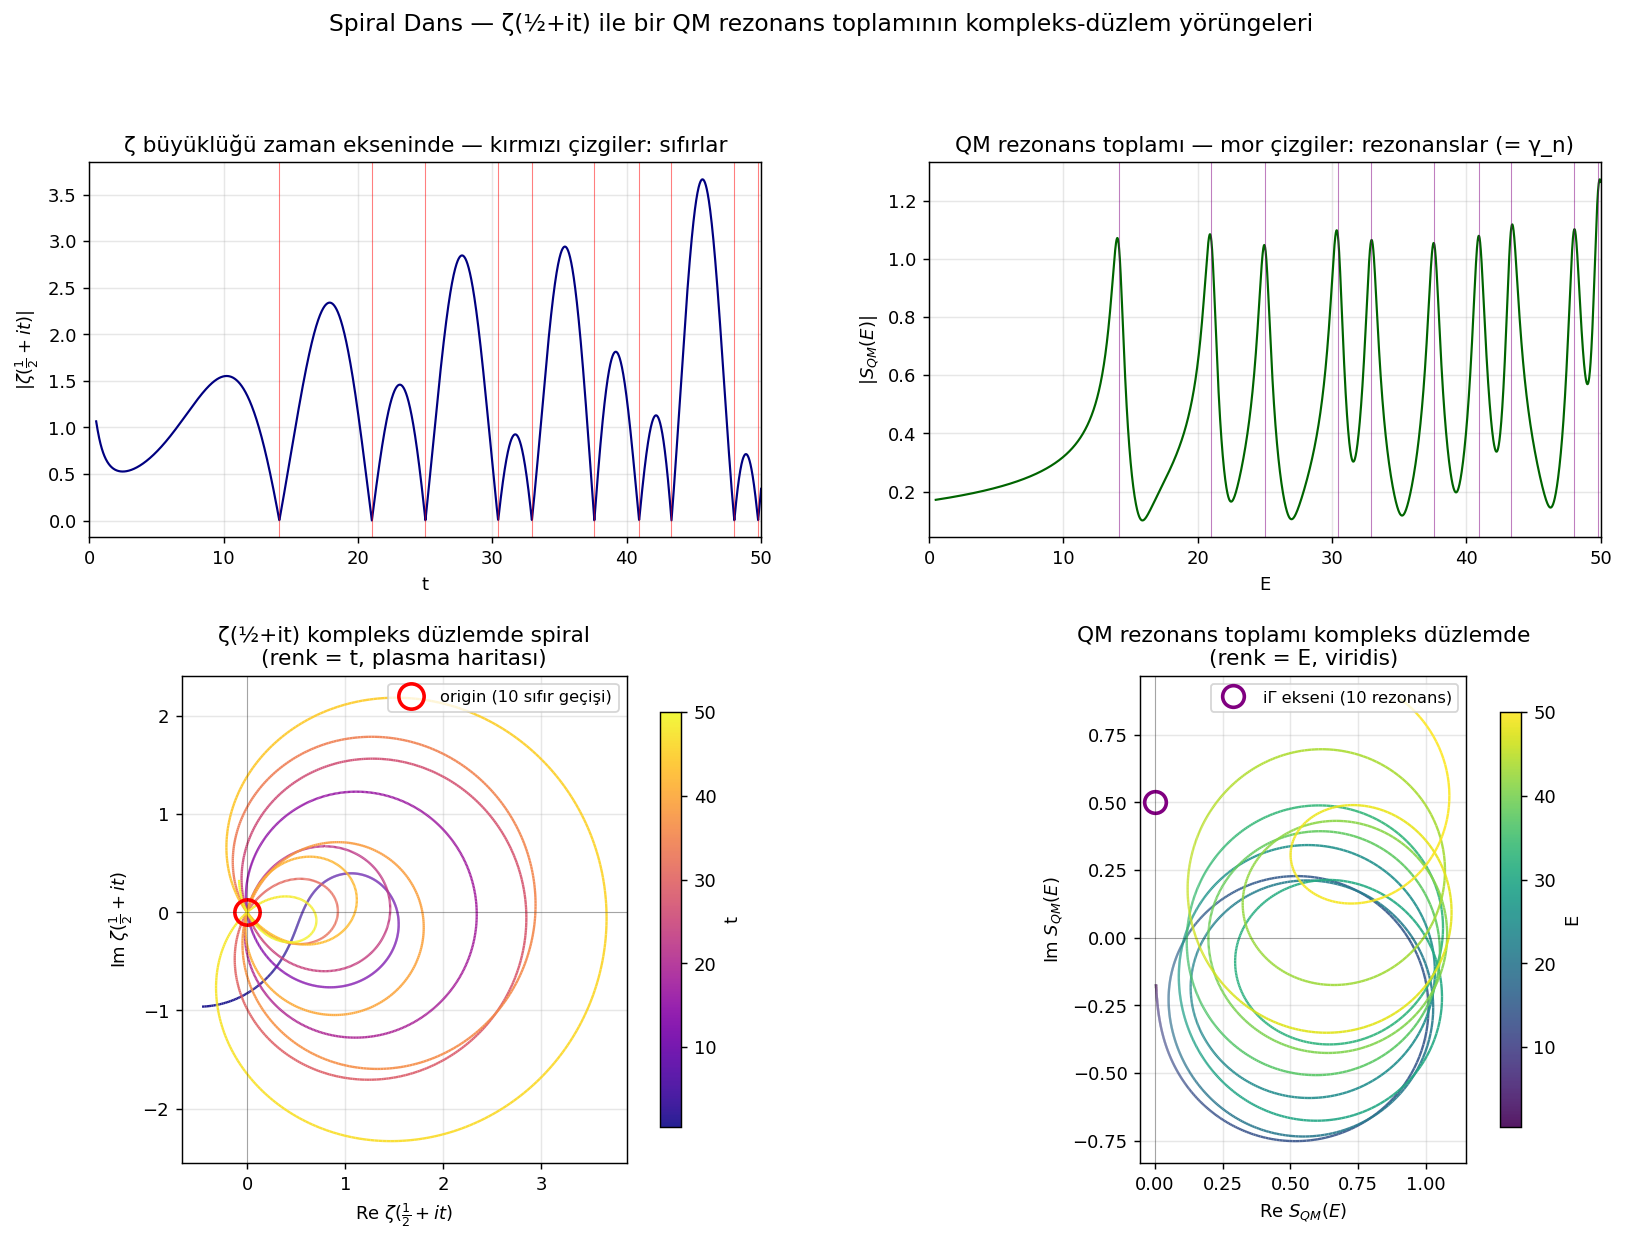

Write Python code to recreate this figure.
"""
QM × Riemann — Spiral Dans
============================

Sezgi: "İki sistem ikili düzlemde çalışıyor; ζ sıfırlarda spiral oluşturur,
QM dalga fonksiyonu da kompleks düzlemde dalga olarak yaşar."

Bu dosya iki şeyi yan yana koyar:

  (1) ζ(½+it) için t ∈ [0, 50] arasında kompleks değerin trajektorisi
      → her Riemann sıfırında origin'den geçer
      → |ζ| dalgalı: zirveler ↔ vadiler (sıfırlar)

  (2) QM bir kuzen: Lorentzian rezonans toplamı S(E) = Σ Γ/((E-Eₙ)+iΓ)
      (Eₙ pozisyonlarını ilk 10 Riemann γ'sından alıyoruz)
      → aynı topolojik yapı: zirveler her rezonansta, fazlar dolanıyor
"""

import numpy as np
import matplotlib.pyplot as plt
from matplotlib.collections import LineCollection
from pathlib import Path
import mpmath as mp

mp.mp.dps = 30  # yeterli hassasiyet

ROOT = Path(__file__).resolve().parent.parent
gamma = np.loadtxt(ROOT / "zeros_100k.txt")

# ============================================================
# (1) ζ(½+it) trajektorisi
# ============================================================
t_max = 50.0
N = 4000
t_grid = np.linspace(0.5, t_max, N)

print("ζ(½+it) hesaplanıyor (yüksek hassasiyet, dakikalar değil saniyeler)...")
zeta_vals = np.array([complex(mp.zeta(mp.mpc(0.5, tt))) for tt in t_grid])

# sıfırlar bu pencerede
zeros_in_window = gamma[gamma < t_max]
print(f"Pencere içindeki Riemann sıfırı sayısı: {len(zeros_in_window)}")
print(f"İlk birkaçı: {zeros_in_window[:5]}")

# ============================================================
# (2) QM analog: Lorentzian rezonans toplamı (ζ ile aynı sıfır yerlerinde)
# ============================================================
# S(E) = Σ_n  iΓ / ((E - E_n) + iΓ)   →  her E_n'de "kuantum rezonansı"
# E_n'i ilk 10 Riemann sıfırından alalım
E_res = zeros_in_window[:10]
Gamma = 0.5   # genişlik (zenginleşir → spiraller iç içe)

def S_qm(E):
    return np.sum(1j * Gamma / ((E - E_res) + 1j * Gamma))

S_vals = np.array([S_qm(tt) for tt in t_grid])

# ============================================================
# Plot — üç panel
# ============================================================
fig = plt.figure(figsize=(15, 10))
gs = fig.add_gridspec(2, 2, height_ratios=[1, 1.3], hspace=0.32, wspace=0.25)

# --- üst-sol: |ζ| zaman dilimi ---
ax_top_l = fig.add_subplot(gs[0, 0])
ax_top_l.plot(t_grid, np.abs(zeta_vals), color="navy", lw=1.2)
for z in zeros_in_window:
    ax_top_l.axvline(z, color="red", lw=0.6, alpha=0.5)
ax_top_l.set_xlim(0, t_max)
ax_top_l.set_xlabel("t")
ax_top_l.set_ylabel(r"$|\zeta(\frac{1}{2}+it)|$")
ax_top_l.set_title("ζ büyüklüğü zaman ekseninde — kırmızı çizgiler: sıfırlar")
ax_top_l.grid(alpha=0.3)

# --- üst-sağ: |S_qm| zaman dilimi ---
ax_top_r = fig.add_subplot(gs[0, 1])
ax_top_r.plot(t_grid, np.abs(S_vals), color="darkgreen", lw=1.2)
for z in E_res:
    ax_top_r.axvline(z, color="purple", lw=0.6, alpha=0.5)
ax_top_r.set_xlim(0, t_max)
ax_top_r.set_xlabel("E")
ax_top_r.set_ylabel(r"$|S_{QM}(E)|$")
ax_top_r.set_title("QM rezonans toplamı — mor çizgiler: rezonanslar (= γ_n)")
ax_top_r.grid(alpha=0.3)

# --- alt-sol: ζ kompleks düzlem spirali ---
ax_bl = fig.add_subplot(gs[1, 0])
# colormap: t arttıkça renk değişir
points = np.array([zeta_vals.real, zeta_vals.imag]).T.reshape(-1, 1, 2)
segments = np.concatenate([points[:-1], points[1:]], axis=1)
norm = plt.Normalize(t_grid.min(), t_grid.max())
lc = LineCollection(segments, cmap="plasma", norm=norm, linewidth=1.3, alpha=0.9)
lc.set_array(t_grid[:-1])
ax_bl.add_collection(lc)

# sıfırlar = origin geçişleri — gerçek sıfır t değerinde ζ değerini bul (≈ 0)
ax_bl.plot(0, 0, "o", ms=14, mfc="none", mec="red", mew=2,
           label=f"origin ({len(zeros_in_window)} sıfır geçişi)")
ax_bl.axhline(0, color="k", lw=0.4, alpha=0.4)
ax_bl.axvline(0, color="k", lw=0.4, alpha=0.4)
ax_bl.set_xlabel(r"Re $\zeta(\frac{1}{2}+it)$")
ax_bl.set_ylabel(r"Im $\zeta(\frac{1}{2}+it)$")
ax_bl.set_title("ζ(½+it) kompleks düzlemde spiral\n(renk = t, plasma haritası)")
ax_bl.set_aspect("equal")
ax_bl.grid(alpha=0.3)
ax_bl.legend(loc="upper right", fontsize=9)

cb = plt.colorbar(lc, ax=ax_bl, label="t", shrink=0.85)

# --- alt-sağ: S_qm kompleks düzlem spirali ---
ax_br = fig.add_subplot(gs[1, 1])
points2 = np.array([S_vals.real, S_vals.imag]).T.reshape(-1, 1, 2)
segments2 = np.concatenate([points2[:-1], points2[1:]], axis=1)
lc2 = LineCollection(segments2, cmap="viridis", norm=norm, linewidth=1.3, alpha=0.9)
lc2.set_array(t_grid[:-1])
ax_br.add_collection(lc2)

# Lorentzian rezonansları halka yapar; rezonanslar = iΓ noktası civarında
ax_br.plot(0, Gamma, "o", ms=12, mfc="none", mec="purple", mew=2,
           label=f"iΓ ekseni (10 rezonans)")
ax_br.axhline(0, color="k", lw=0.4, alpha=0.4)
ax_br.axvline(0, color="k", lw=0.4, alpha=0.4)
ax_br.set_xlabel(r"Re $S_{QM}(E)$")
ax_br.set_ylabel(r"Im $S_{QM}(E)$")
ax_br.set_title("QM rezonans toplamı kompleks düzlemde\n(renk = E, viridis)")
ax_br.set_aspect("equal")
ax_br.grid(alpha=0.3)
ax_br.legend(loc="upper right", fontsize=9)

cb2 = plt.colorbar(lc2, ax=ax_br, label="E", shrink=0.85)

plt.suptitle("Spiral Dans — ζ(½+it) ile bir QM rezonans toplamının kompleks-düzlem yörüngeleri",
             fontsize=13, y=0.995)

out = Path(__file__).parent / "06_spiral_dans.png"
plt.savefig(out, dpi=130, bbox_inches="tight")
print(f"Kaydedildi: {out}")

# ============================================================
# Sayısal: ζ origin'e ne kadar yakın geçiyor?
# ============================================================
print(f"\nζ(½+it_n) sıfırlarda gerçekten ~0 mı?")
for tt in zeros_in_window[:5]:
    z = complex(mp.zeta(mp.mpc(0.5, tt)))
    print(f"  t={tt:.5f}:  ζ = ({z.real:+.2e}, {z.imag:+.2e})  |ζ|={abs(z):.2e}")
